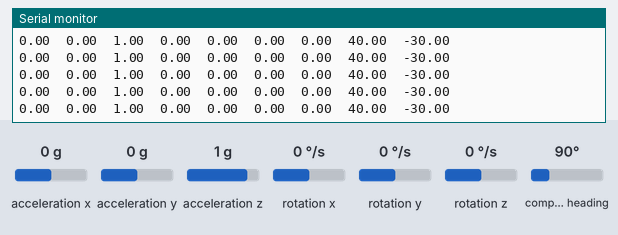
Recording of a sketch running on a simulated Arduino Nano 33 BLE. Shown: the last lines printed to the serial monitor. Inputs (shaded band) come from the test bench; at power-on: rotation x 0 °/s, acceleration x 0 g, acceleration y 0 g, acceleration z 1 g, rotation y 0 °/s, rotation z 0 °/s, compass heading 90°.

Above: at 1.2 s.
1.3 s: rotation x set to 100 °/s
At 2.2 s:
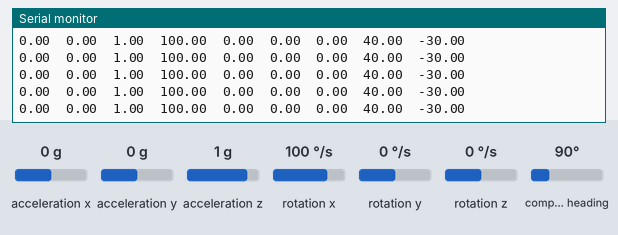
4.3 s: acceleration x set to -1.4 g
At 5.1 s:
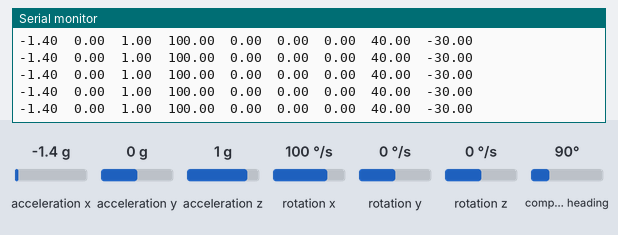
5.8 s: acceleration y set to -1.4 g
At 6.9 s:
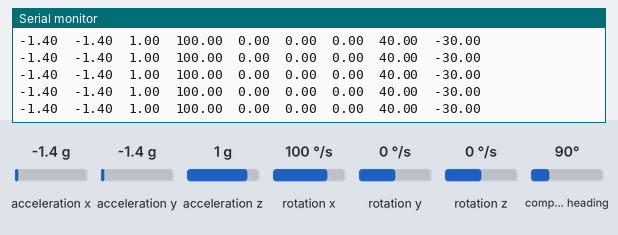
8.8 s: acceleration x set to 0 g
At 9.5 s:
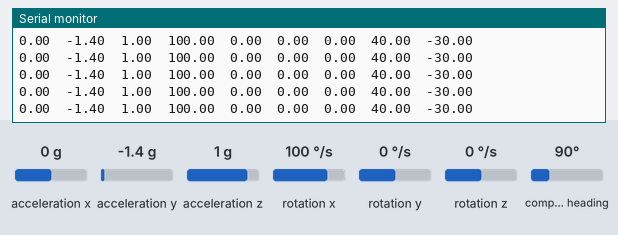

The sketch:

raw9D.ino
```cpp
/*
  This code outputs the raw accelerometer, gyroscope, and magnetometer data from the
  LSM9DS1 9D sensor.

  This uses the default Arduino_LSM9DS1 library, which has slow sample rates and preset ranges.
*/


#include <Arduino_LSM9DS1.h>

void setup() {
  Serial.begin(9600);
  while(!Serial);
  Serial.println("a_x\ta_y\ta_z\tw_x\tw_y\tw_z\tm_x\tm_y\tm_z");

  IMU.begin();
}


struct AccelData
{
  float x = 0.0;
  float y = 0.0;
  float z = 0.0;
} accel;

struct GyroData
{
  float x = 0.0;
  float y = 0.0;
  float z = 0.0;
} gyro;

struct MagData
{
  float x = 0.0;
  float y = 0.0;
  float z = 0.0;
} mag;

void loop() {
  if(IMU.accelerationAvailable())
  {
    IMU.readAcceleration(accel.x, accel.y, accel.z);
  }

  if(IMU.gyroscopeAvailable())
  {
    IMU.readGyroscope(gyro.x, gyro.y, gyro.z);
  }

  if(IMU.magneticFieldAvailable())
  {
    IMU.readMagneticField(mag.x, mag.y, mag.z);
  }

  Serial.print(accel.x);
  Serial.print('\t');
  Serial.print(accel.y);
  Serial.print('\t');
  Serial.print(accel.z);
  Serial.print('\t');
  Serial.print(gyro.x);
  Serial.print('\t');
  Serial.print(gyro.y);
  Serial.print('\t');
  Serial.print(gyro.z);
  Serial.print('\t');
  Serial.print(mag.x);
  Serial.print('\t');
  Serial.print(mag.y);
  Serial.print('\t');
  Serial.println(mag.z);
}
```

Measured:
- after the input at 1.3 s, the serial monitor: prints a new line at once (image 1)
- after the input at 4.3 s, the serial monitor: prints a new line at once (image 2)
- after the input at 5.8 s, the serial monitor: prints a new line at once (image 3)
- after the input at 8.8 s, the serial monitor: prints a new line at once (image 4)
